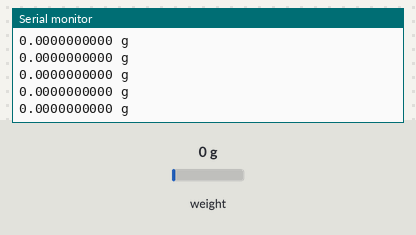
Recording of a sketch running on a simulated Arduino Uno, built with avr-gcc and run on an emulated ATmega328P. Shown: the last lines printed to the serial monitor. Inputs (shaded band) come from the test bench; at power-on: weight on the scale 0 g.

Above: at 2.2 s.
2.3 s: weight on the scale set to 100 g
At 2.32 s:
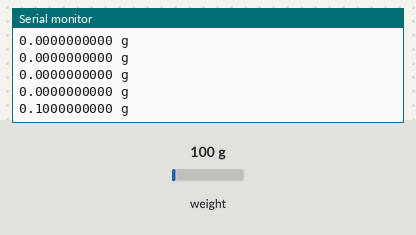
3.8 s: weight on the scale set to 1250 g
At 3.85 s:
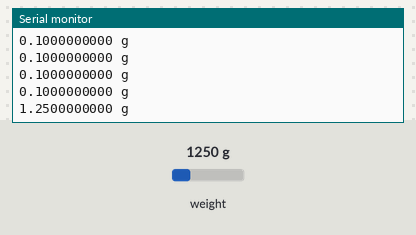
Timing chart, 0 to 6.8 s (numbered marks = the images above; inputs shaded):
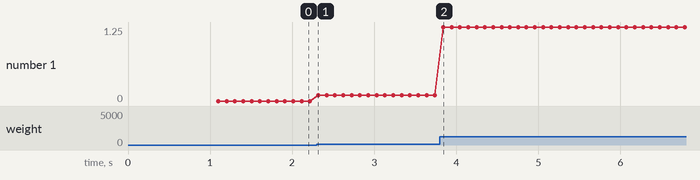

The sketch:

read.ino
```cpp
// (licence header left out)
#include "HX711.h"

/*
 * A kalibrálásból megkapott korrekciós tényező,
 * és az órajelet biztosító és a kimeneti tűk sorszáma
 */

#define calibration_factor -10990.0

#define DOUT  3
#define CLK  2

HX711 scale(DOUT, CLK);

/*
 * Inicializálási kód
 */
void setup() {
  Serial.begin(38400);

  /*
   * Nullázás, inicializálás a korrekciós tényezővel
   */
  scale.set_scale(calibration_factor);
  scale.tare();

}

/*
 * Ismétlődő kód
 */

void loop() {
  /*
   * Mért adatok kiírása
   */
  Serial.print(scale.get_units(), 10);
  Serial.print(" g");
  Serial.println();
}
```

Measured:
- after the input at 2.3 s, the serial monitor: prints a new line at once (image 1)
- after the input at 3.8 s, the serial monitor: prints a new line at once (image 2)
- plotted number 1: 0 → 0.1 after the input at 2.3 s, 0.1 → 1.25 after the input at 3.8 s
